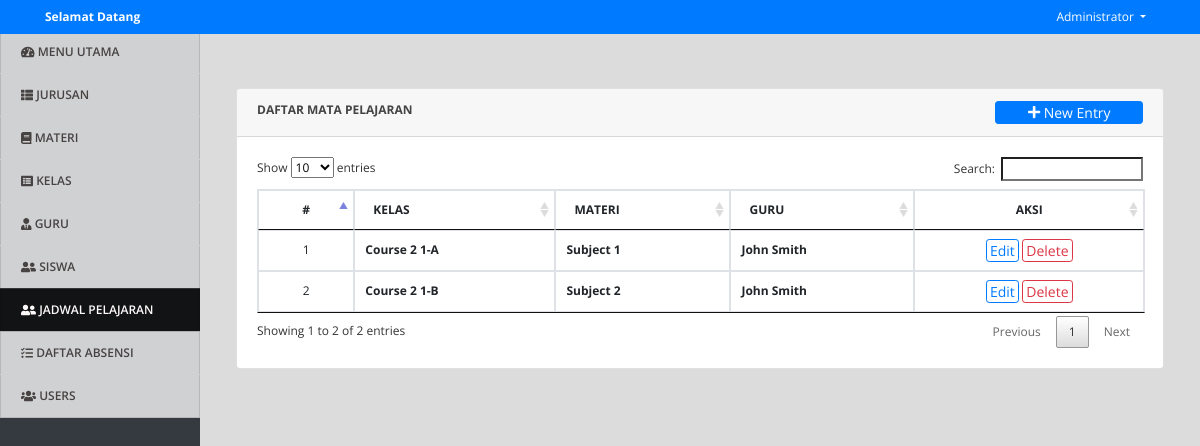
Screenshot of /index.php?page=class_subject (signed in) with the database file from the repository.
### tables this page shows
CREATE TABLE `class_subject` (
  `id` int(30) NOT NULL,
  `class_id` int(30) NOT NULL,
  `subject_id` int(30) NOT NULL,
  `faculty_id` int(30) NOT NULL,
  `student_ids` text NOT NULL,
  `date_created` datetime NOT NULL DEFAULT current_timestamp()
);

CREATE TABLE `subjects` (
  `id` int(30) NOT NULL,
  `subject` varchar(100) NOT NULL,
  `description` text NOT NULL,
  `date_created` datetime NOT NULL DEFAULT current_timestamp()
);

CREATE TABLE `faculty` (
  `id` int(30) NOT NULL,
  `id_no` varchar(50) NOT NULL,
  `name` text NOT NULL,
  `email` varchar(200) NOT NULL,
  `contact` varchar(50) NOT NULL,
  `address` text NOT NULL,
  `date_created` datetime NOT NULL DEFAULT current_timestamp()
);

### class_subject.php (the view, shortened to what this page needs)
<?php include('db_connect.php');?>
<div class="container-fluid">
	<div class="col-lg-12">
		<div class="row">
			<div class="col-md-12">
				<div class="card">
					<div class="card-header">
						<b>DAFTAR MATA PELAJARAN</b>
						<span class="float:right"><a class="btn btn-primary btn-block btn-sm col-sm-2 float-right" href="javascript:void(0)" id="new_class_subject">
					<i class="fa fa-plus"></i> New Entry
				</a></span>
					</div>
					<div class="card-body">
						<table class="table table-condensed table-bordered table-hover">
							<thead>
								<tr>
									<th class="text-center">#</th>
									<th class="">KELAS</th>
									<th class="">MATERI</th>
									<th class="">GURU</th>
									<th class="text-center">AKSI</th>
								</tr>
							</thead>
							<tbody>
								<?php
								$i = 1;
								$class_subject = $conn->query("SELECT cs.*,concat(co.course,' ',c.level,'-',c.section) as `class`,s.subject,f.name as fname FROM class_subject cs inner join `class` c on c.id = cs.class_id inner join courses co on co.id = c.course_id inner join faculty f on f.id = cs.faculty_id inner join subjects s on s.id = cs.subject_id order by concat(co.course,' ',c.level,'-',c.section) asc");
								while($row=$class_subject->fetch_assoc()):
								?>
								<tr>
									<td class="text-center"><?php echo $i++ ?></td>
									<td>
										<p> <b><?php echo $row['class'] ?></b></p>
									</td>
									<td class="">
										 <p> <b><?php echo $row['subject'] ?></b></p>
									</td>
									<td class="">
										 <p> <b><?php echo $row['fname'] ?></b></p>
									</td>
									<td class="text-center">
										<button class="btn btn-sm btn-outline-primary edit_class_subject" type="button" data-id="<?php echo $row['id'] ?>" >Edit</button>
										<button class="btn btn-sm btn-outline-danger delete_class_subject" type="button" data-id="<?php echo $row['id'] ?>">Delete</button>
									</td>
								</tr>
								<?php endwhile; ?>
							</tbody>
						</table>
					</div>
				</div>
			</div>
		</div>
	</div>
</div>

### index.php (shortened to what this page needs)
<!DOCTYPE html>
<html lang="en">
<head>
<?php
 include('./header.php');
 ?>
</head>
<body>
	<?php include 'topbar.php' ?>
	<?php include 'navbar.php' ?>
  <main id="view-panel" >
      <?php $page = isset($_GET['page']) ? $_GET['page'] :'home'; ?>
  	<?php include $page.'.php' ?>
  </main>
</body>
</html>

### header.php (shortened to what this page needs)
  <link rel="stylesheet" href="assets/font-awesome/css/all.min.css">
<link href="assets/vendor/bootstrap/css/bootstrap.min.css" rel="stylesheet">
<link href="assets/vendor/icofont/icofont.min.css" rel="stylesheet">
<link href="assets/vendor/boxicons/css/boxicons.min.css" rel="stylesheet">
<link href="assets/vendor/venobox/venobox.css" rel="stylesheet">
<link href="assets/vendor/animate.css/animate.min.css" rel="stylesheet">
<link href="assets/vendor/remixicon/remixicon.css" rel="stylesheet">
<link href="assets/vendor/owl.carousel/assets/owl.carousel.min.css" rel="stylesheet">
<link href="assets/vendor/bootstrap-datepicker/css/bootstrap-datepicker.min.css" rel="stylesheet">
<link href="assets/DataTables/datatables.min.css" rel="stylesheet">
<link href="assets/css/jquery.datetimepicker.min.css" rel="stylesheet">
<link href="assets/css/select2.min.css" rel="stylesheet">
<link href="assets/css/style.css" rel="stylesheet">
<link type="text/css" rel="stylesheet" href="assets/css/jquery-te-1.4.0.css">

### topbar.php (shortened to what this page needs)
<nav class="navbar navbar-light fixed-top bg-primary" style="padding:0">
  <div class="container-fluid mt-2 mb-2">
  	<div class="col-lg-12">
      <div class="col-md-4 float-left text-white">
        <large><b><?php echo isset($_SESSION['system']['name']) ? $_SESSION['system']['name'] : '' ?></b></large>
      </div>
	  	<div class="float-right">
        <div class=" dropdown mr-4">
            <a href="#" class="text-white dropdown-toggle"  id="account_settings" data-toggle="dropdown" aria-haspopup="true" aria-expanded="false"><?php echo $_SESSION['login_name'] ?> </a>
        </div>
      </div>
  </div>
</nav>

### navbar.php (shortened to what this page needs)
<nav id="sidebar" class='mx-lt-5 bg-dark' >
		<div class="sidebar-list">
				<a href="index.php?page=home" class="nav-item nav-home"><span class='icon-field'><i class="fa fa-tachometer-alt "></i></span> MENU UTAMA</a>
				<?php if($_SESSION['login_faculty_id'] <= 0): ?>
					<a href="index.php?page=courses" class="nav-item nav-courses"><span class='icon-field'><i class="fa fa-th-list "></i></span> JURUSAN</a>
				<a href="index.php?page=subjects" class="nav-item nav-subjects"><span class='icon-field'><i class="fa fa-book "></i></span> MATERI</a>
				<a href="index.php?page=class" class="nav-item nav-class"><span class='icon-field'><i class="fa fa-list-alt "></i></span> KELAS</a>
				<a href="index.php?page=faculty" class="nav-item nav-faculty"><span class='icon-field'><i class="fa fa-user-tie "></i></span> GURU</a>
				<a href="index.php?page=students" class="nav-item nav-students"><span class='icon-field'><i class="fa fa-user-friends "></i></span> SISWA</a>
				<a href="index.php?page=class_subject" class="nav-item nav-class_subject"><span class='icon-field'><i class="fa fa-user-friends "></i></span> JADWAL PELAJARAN</a>
				<?php endif; ?>
				<a href="index.php?page=check_attendance" class="nav-item nav-check_attendance"><span class='icon-field'><i class="fa fa-tasks "></i></span> DAFTAR ABSENSI </a>
				<?php if($_SESSION['login_type'] == 1): ?>
				<a href="index.php?page=users" class="nav-item nav-users"><span class='icon-field'><i class="fa fa-users "></i></span> USERS</a>
			<?php endif; ?>
		</div>
</nav>

### assets/css/style.css (style rules this page uses)
body { font-family: "Open Sans", sans-serif; color: #444444; width: 100%; height: calc(100%); font-size: 12px; }
a { color: #1977cc; }
nav#sidebar { height: calc(100%); position: fixed; z-index: 99; left: 0; width: 200px; font-size: 12px; top: 2.5em; }
a.nav-item { position: relative; display: block; padding: .75rem 1.25rem; margin-bottom: -1px; border: 1px solid rgba(0,0,0,.125); background-color: #ffffffc4; color: #484343; font-weight: 600; }
a.nav-item:hover, .nav-item.active { background-color: #000000ad; color: #fffafa; }
main#view-panel { margin-left: 200px; width:calc(100% - 200px); margin-top: 2.8em; padding: .5em }
.btn-sm { padding: .0001rem .2rem; }

### index.php (style rules this page uses)
body { background: #80808045; }

### class_subject.php (style rules this page uses)
td { vertical-align: middle !important; }
td p { margin: unset }

### rows the page displays
class_subject: class "Course 2 1-A", subject.subject "Subject 1", faculty.name "John Smith"
class_subject: class "Course 2 1-B", subject.subject "Subject 2", faculty.name "John Smith"

### other values shown
$_SESSION['system']['name'] "Selamat Datang"
$_SESSION['login_name'] "Administrator"
